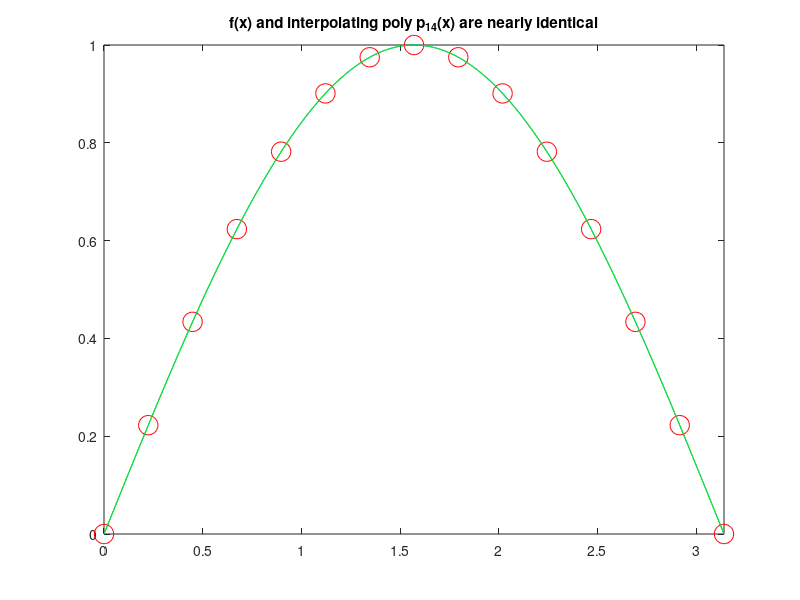
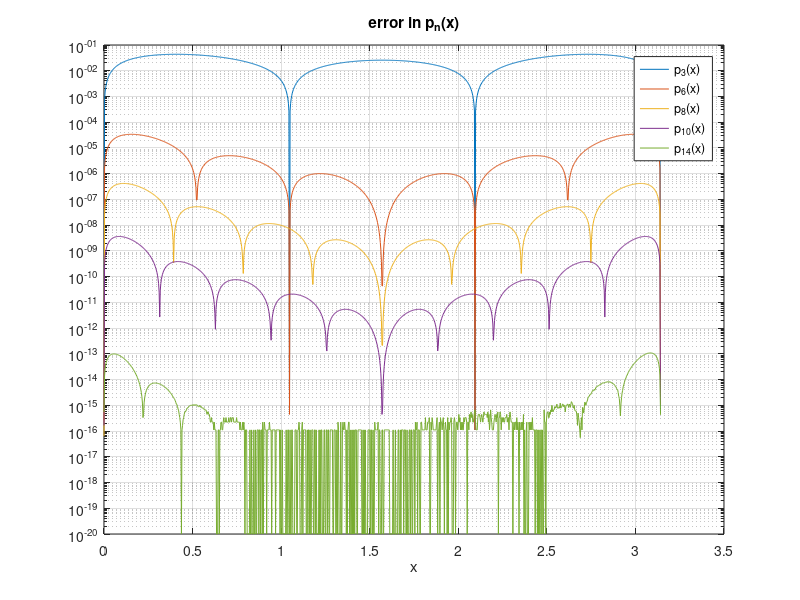

These figures' MATLAB source, in order:
% CLASS4NOV  Follows in-class session 4 Nov. on equally-spaced polynomial
% interpolation of the function  f(x) = sin(x)  on the interval  [0,pi].
% During class I sought  p_n(x)  so that  |f(x) - p_n(x)| <= 10^{-12},
% which is too optimistic.  Here I use a tolerance of 10^{-4} instead.

% Recall our by-hand analysis gives   |f(x) - p_n(x)| <= pi^{n+1} / (n+1)!,
% so we want to find  n  so that this ratio is less than 10^{-4}.
tol = 1e-4;
for n=1:50
  ratio = pi^(n+1) / factorial(n+1);
  if ratio < tol
    break
  end
end
n
% now we know that  n = 14  will work

% generate plot of  f(x)  and its polynomial interpolant  p(x) = p_n(x)
figure(1)
x = linspace(0,pi,1000);
f = sin(x);                       % y-values of the function
plot(x,f)                         % plot the function
hold on
xp = linspace(0,pi,n+1);          % the interpolation points
yp = sin(xp);
plot(xp,yp,'ro','markersize',14)  % plot the interpolation points as red circles
coeff = polyfit(xp,yp,n);         % the coefficients of the poly interpolant
p = polyval(coeff,x);             % y-values of the polynomial
plot(x,p,'g')                     % this plots p_n(x) in green, but it is
                                  %   identical to screen accuracy
hold off, axis tight
title('f(x) and interpolating poly p_{14}(x) are nearly identical')

% but the actual error is a lot smaller than 10^{-4}:
err = max(abs(f - p))

% figure that shows error in interpolating polynomials of different degrees
figure(2)
errn = zeros(5,1000);
nn = [3 6 8 10 14];               % list of degrees of polys
for j = 1:5
  xp = linspace(0,pi,nn(j)+1);
  coeff = polyfit(xp,sin(xp),nn(j));
  pnn = polyval(coeff,x);
  errn(j,:) = abs(f - pnn);
end
errn = max(1e-20,errn);           % protect against log(0)
semilogy(x,errn(1,:),x,errn(2,:),x,errn(3,:),x,errn(4,:),x,errn(5,:))
legend('p_3(x)','p_6(x)','p_8(x)','p_{10}(x)','p_{14}(x)')
grid on, xlabel x, title('error in p_n(x)')
